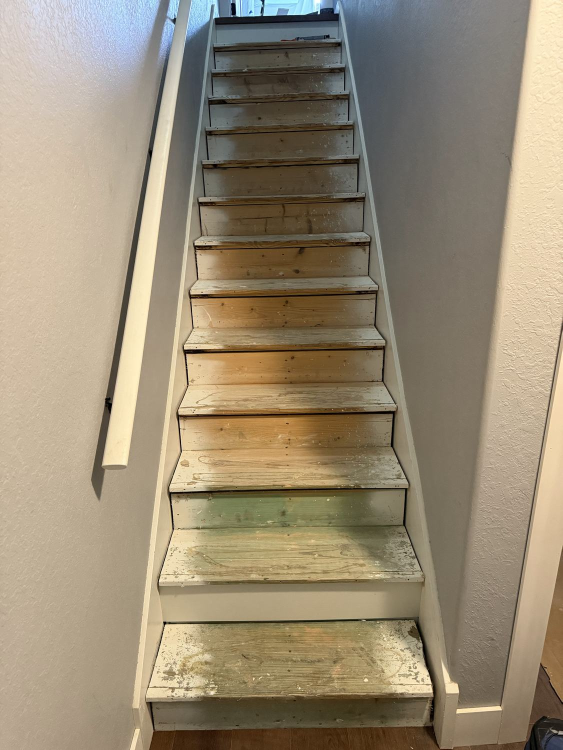
#> input picture images/cape-coral-01-stairs-before.jpg, 1125 x 1500 px (shown at 1/2 size)
$ python -i enhance-photos.py   (imports and definitions only)
#> lines starting #> are read from the running program, lines starting #| are printed output that depends on the picture
#> further down, picture is the input picture: PIL image 1125x1500 RGB; mean R, G, B 152.7, 139.6, 117.1
#!/usr/bin/env python3
"""Clean up job-site photos for the portfolio and add the original Zeferino's logo.

Usage:
    python3 scripts/enhance-photos.py OUT_DIR PREFIX photo1.jpg photo2.jpg ...
    (optional) --blur "N:x0,y0,x1,y1"  blurs a box on photo N (1-based), e.g. a house number

What it does to each photo (nothing is added or removed from the scene):
  - fixes the rotation stored by the phone
  - straightens leaning walls and door frames, then crops to an editorial 4:5 frame
  - neutral, slightly warm white balance (white walls come out clean white)
  - levels, local clarity, soft matte S-curve, subtle vignette, denoise and sharpening
  - resizes to 2000 px on the long side
  - places the stacked Zeferino's logo (transparent background, soft shadow) in the bottom-left corner
Saves OUT_DIR/PREFIX-01.jpg, -02.jpg ... in the order given.
"""
import os, sys
import numpy as np, cv2
from PIL import Image, ImageOps, ImageDraw, ImageFilter, ImageEnhance

ROOT = os.path.dirname(os.path.dirname(os.path.abspath(__file__)))
LOGO = os.path.join(ROOT, 'images', 'logo-stacked-full.png')
LONG = 2000

# [33 lines left out: functions straighten, frame, not called in this run]

def enhance(im):
    a = np.asarray(im.convert('RGB')).astype(np.float32)
    lum = a.mean(axis=2)
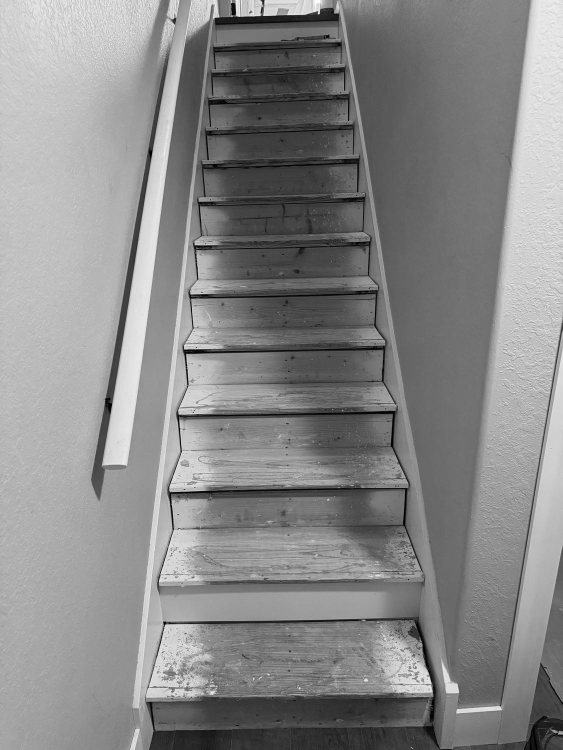
#> lum: shape (1500, 1125) float32 (shown at 1/2 size); min 0, max 253.7, mean 136.5
    bright = a[lum > np.percentile(lum, 70)]
    a = a * np.clip(bright.mean() / bright.mean(axis=0), 0.88, 1.15)   # neutral whites
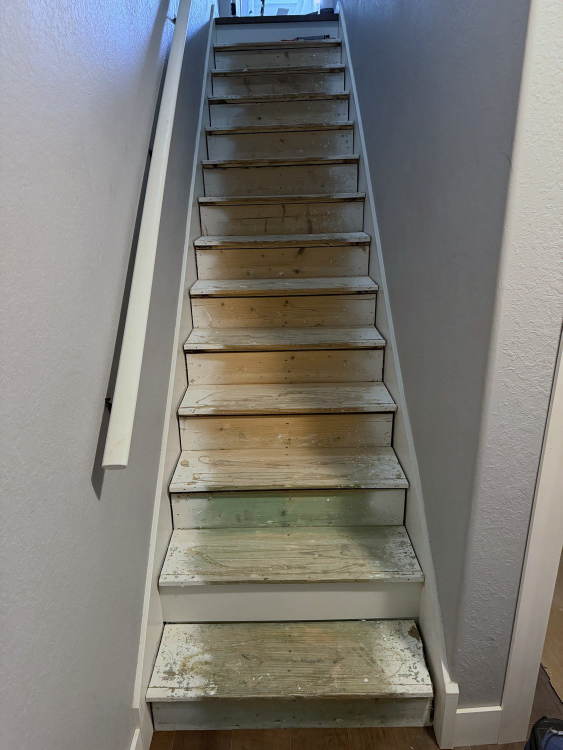
#> a: shape (1500, 1125, 3) float32 (shown at 1/2 size); mean R, G, B 139.6, 137.3, 131.5; drawn with min black and max white
    a *= np.array([1.025, 1.0, 0.965])                                # warm, gallery-white tone
    lo, hi = np.percentile(a.mean(axis=2), [0.3, 99.5])
#> lo = 5.62; hi = 228.6
    a = np.clip((a - lo) * (247.0 / max(hi - lo, 1)), 0, 255).astype(np.uint8)
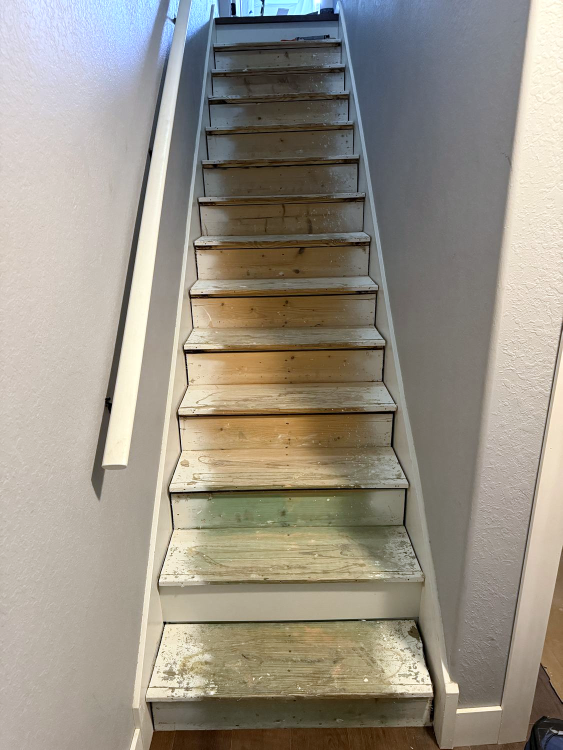
#> a: shape (1500, 1125, 3) (shown at 1/2 size); mean R, G, B 151.8, 145.4, 133.6
    a = cv2.fastNlMeansDenoisingColored(a, None, 3, 3, 7, 21)
    lab = cv2.cvtColor(a, cv2.COLOR_RGB2LAB)                          # clarity: local contrast on light only
#> lab: shape (1500, 1125, 3); mean of channels 0, 1, 2 152.7, 128.7, 135.3
    L = lab[..., 0]; Lc = cv2.createCLAHE(clipLimit=1.2, tileGridSize=(4, 4)).apply(L)
#> after `L = lab[..., 0]`:
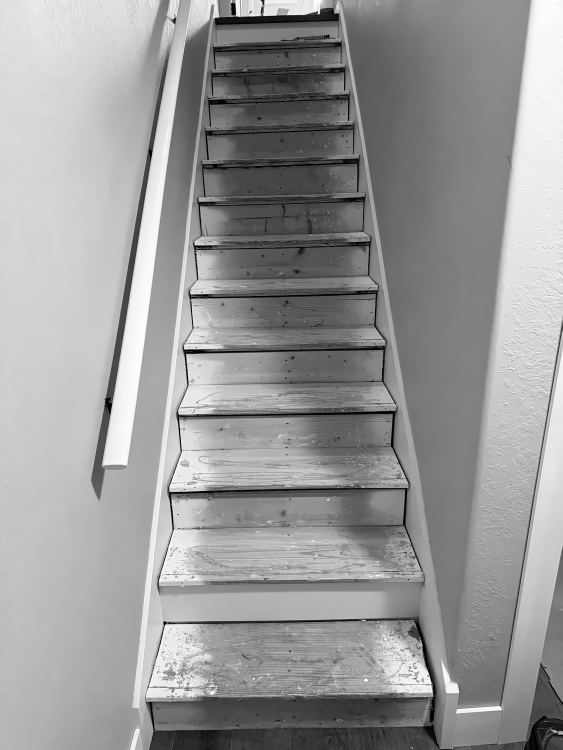
#> L: shape (1500, 1125) (shown at 1/2 size); min 0, max 254, mean 152.7
#> after `Lc = cv2.createCLAHE(clipLimit=1.2, tileGridSize=(4, 4)).apply(L)`:
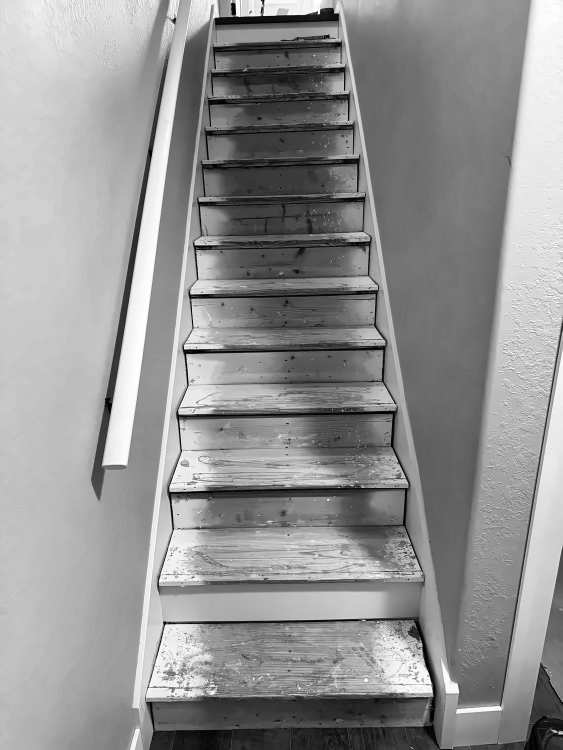
#> Lc: shape (1500, 1125) (shown at 1/2 size); min 0, max 255, mean 146.7
    lab[..., 0] = cv2.addWeighted(L, .75, Lc, .25, 0)
#> lab: shape (1500, 1125, 3); mean of channels 0, 1, 2 151.2, 128.7, 135.3
    a = cv2.cvtColor(lab, cv2.COLOR_LAB2RGB).astype(np.float32) / 255
#> a: shape (1500, 1125, 3) float32; mean of channels 0, 1, 2 0.588, 0.565, 0.517
    a = np.where(a < .5, .5 * (2 * a) ** 1.12, 1 - .5 * (2 - 2 * a) ** 1.12)   # soft S-curve
#> a: shape (1500, 1125, 3) float32; mean of channels 0, 1, 2 0.594, 0.568, 0.519
    a = 10 / 255 + a * (1 - 14 / 255)                                         # lifted, matte blacks
#> a: shape (1500, 1125, 3) float32; mean of channels 0, 1, 2 0.6, 0.576, 0.53
    H, W = a.shape[:2]; y, x = np.ogrid[:H, :W]
#> after `H, W = a.shape[:2]`: H = 1500; W = 1125
#> after `y, x = np.ogrid[:H, :W]`: y = 1500 values from 0 to 1499
    a *= (1 - .10 * (((x - W / 2) / (W / 2)) ** 2 + ((y - H / 2) / (H / 2)) ** 2) / 2)[..., None]   # subtle vignette
#> a: shape (1500, 1125, 3) float32; mean of channels 0, 1, 2 0.579, 0.556, 0.51
    a = a * 255 + np.random.default_rng(7).normal(0, 1.6, (H, W, 1))   # fine grain hides banding on flat walls
#> a: shape (1500, 1125, 3) float64; mean of channels 0, 1, 2 147.6, 141.7, 130.1
    im = Image.fromarray(np.clip(a, 0, 255).astype(np.uint8))
    im = ImageEnhance.Color(im).enhance(1.04)
    return im.filter(ImageFilter.UnsharpMask(radius=1.4, percent=80, threshold=5))

# [35 lines left out: functions add_logo, main, not called in this run]

# [2 lines not run here, left out]

>>> from PIL import Image
>>> picture = Image.open('../images/cape-coral-01-stairs-before.jpg')
>>> result = enhance(picture)

$ run again, on images/cape-coral-03-living-area.jpg
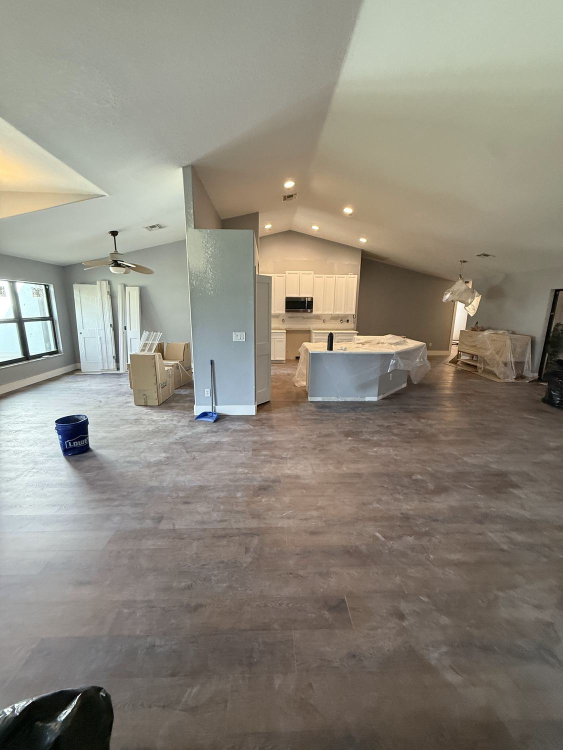
#> input picture images/cape-coral-03-living-area.jpg, 1125 x 1500 px (shown at 1/2 size)
#> picture is the input picture: PIL image 1125x1500 RGB; mean R, G, B 141.4, 136.1, 124.4
#> in enhance, `lum = a.mean(axis=2)`:
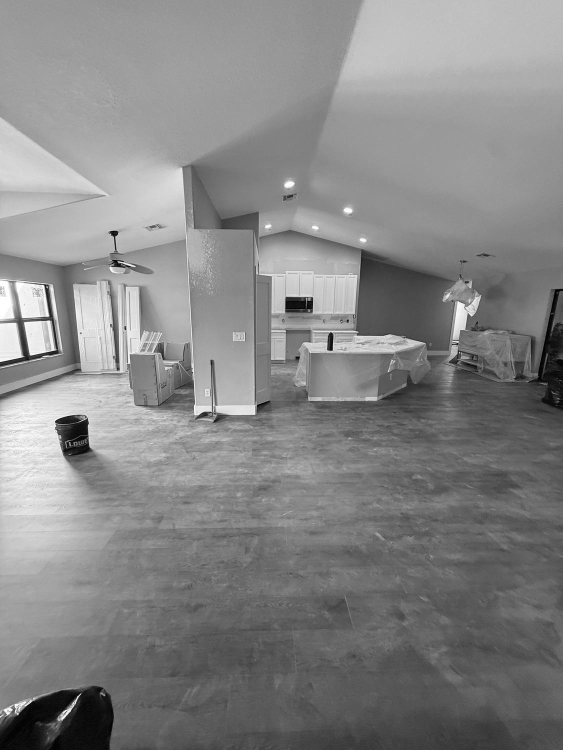
#> lum: shape (1500, 1125) float32 (shown at 1/2 size); min 0, max 255, mean 134
#> lo = 8.94; hi = 240.4
#> in enhance, `Lc = cv2.createCLAHE(clipLimit=1.2, tileGridSize=(4, 4)).apply(L)`:
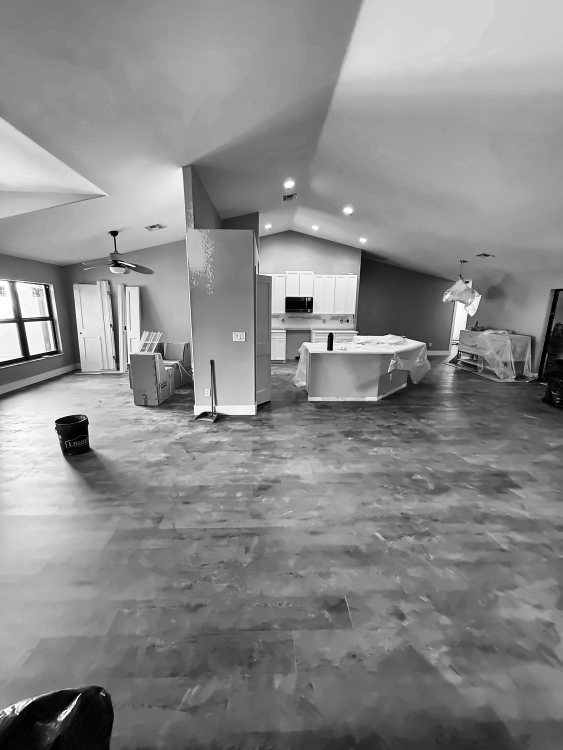
#> Lc: shape (1500, 1125) (shown at 1/2 size); min 1, max 255, mean 137.2

$ run again, on images/cape-coral-04-bedroom-view.jpg
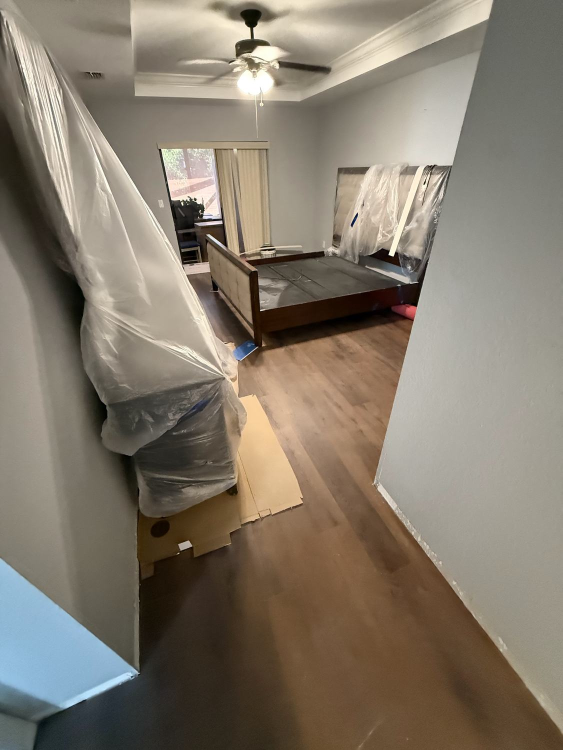
#> input picture images/cape-coral-04-bedroom-view.jpg, 1125 x 1500 px (shown at 1/2 size)
#> picture is the input picture: PIL image 1125x1500 RGB; mean R, G, B 132.3, 122.4, 108.2
#> in enhance, `a = a * np.clip(bright.mean() / bright.mean(axis=0), 0.88, 1.15)`:
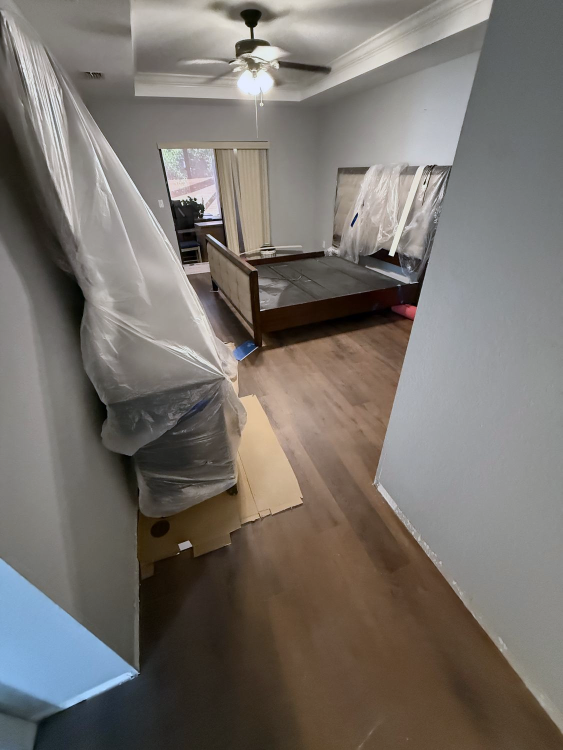
#> a: shape (1500, 1125, 3) float32 (shown at 1/2 size); mean R, G, B 126.8, 120.9, 114.7; drawn with min black and max white
#> lo = 7.23; hi = 240.2
#> in enhance, `Lc = cv2.createCLAHE(clipLimit=1.2, tileGridSize=(4, 4)).apply(L)`:
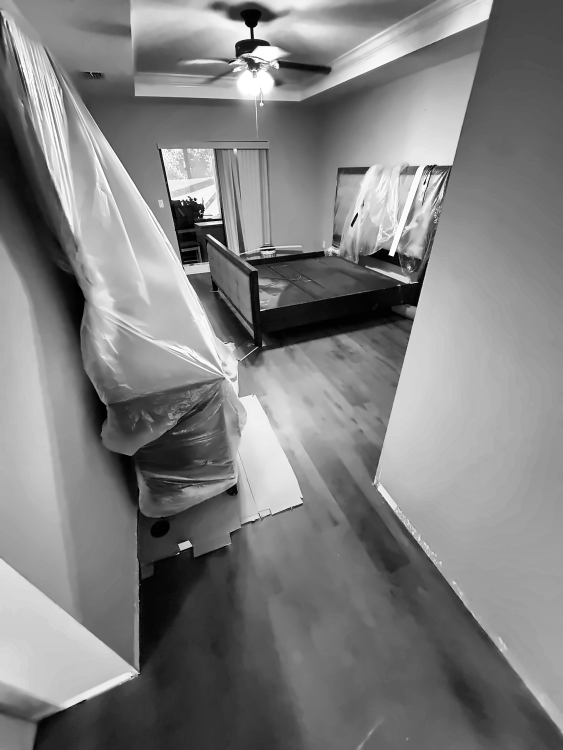
#> Lc: shape (1500, 1125) (shown at 1/2 size); min 0, max 255, mean 128.1

$ run again, on images/cape-coral-05-hallway.jpg
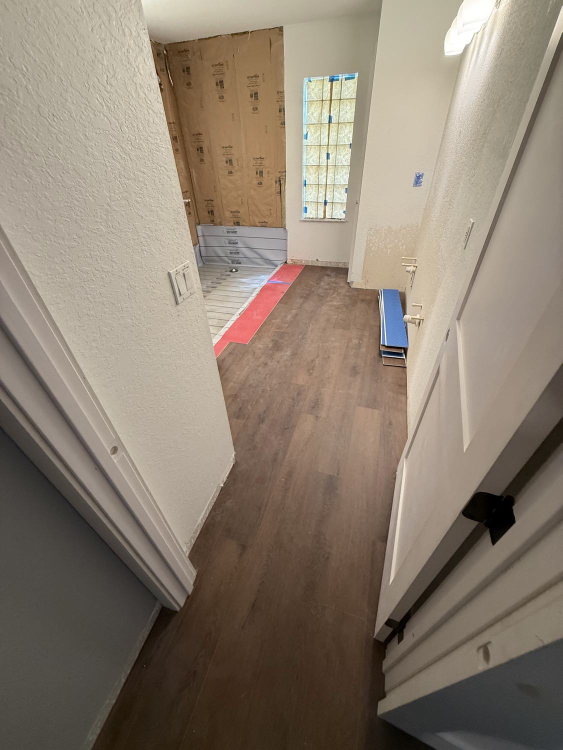
#> input picture images/cape-coral-05-hallway.jpg, 1125 x 1500 px (shown at 1/2 size)
#> picture is the input picture: PIL image 1125x1500 RGB; mean R, G, B 139.3, 126.5, 112
#> in enhance, `a = a * np.clip(bright.mean() / bright.mean(axis=0), 0.88, 1.15)`:
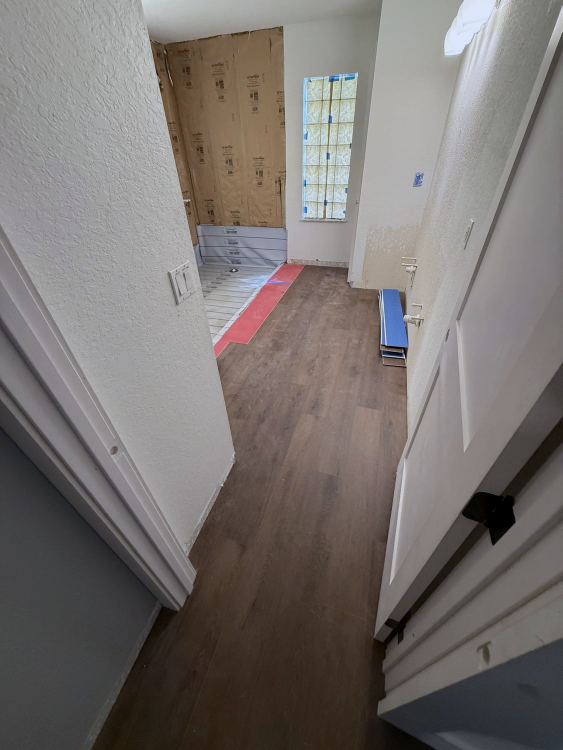
#> a: shape (1500, 1125, 3) float32 (shown at 1/2 size); mean R, G, B 130.9, 124.8, 121.7; drawn with min black and max white
#> lo = 5.14; hi = 240
#> in enhance, `im = Image.fromarray(np.clip(a, 0, 255).astype(np.uint8))`:
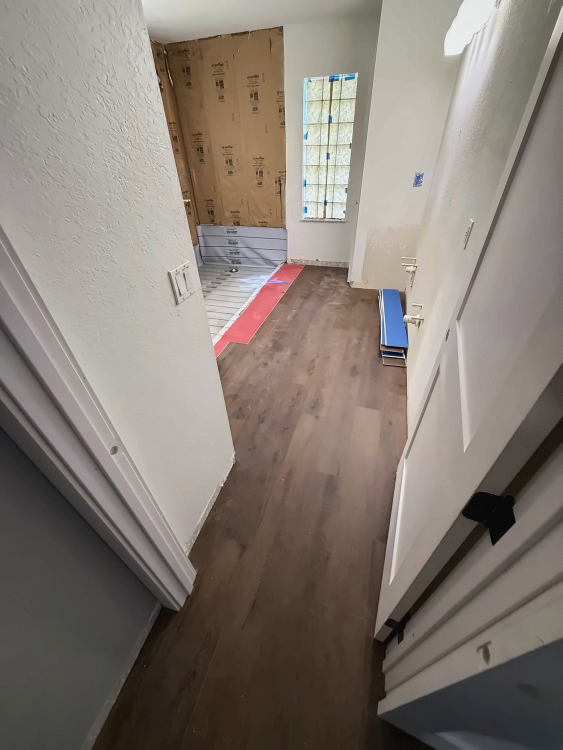
#> im: PIL image 1125x1500 RGB (shown at 1/2 size); mean R, G, B 133.3, 124, 116.3
